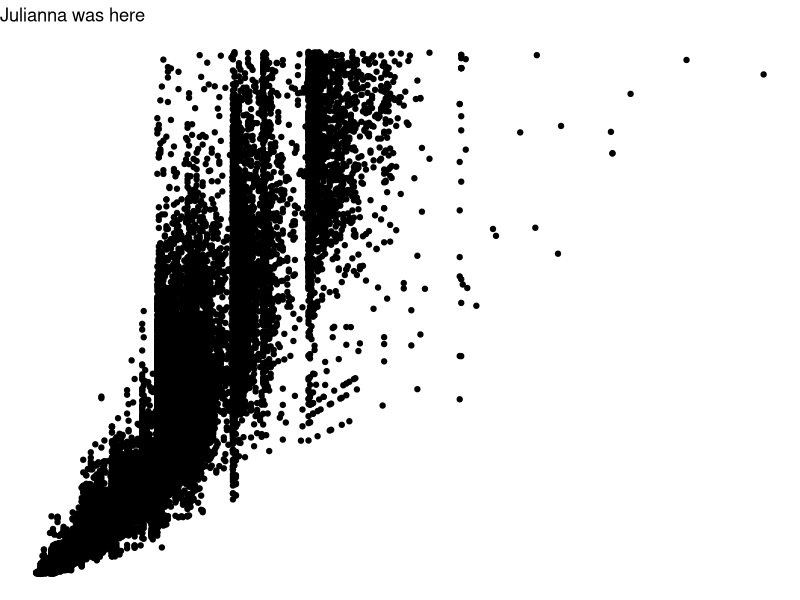
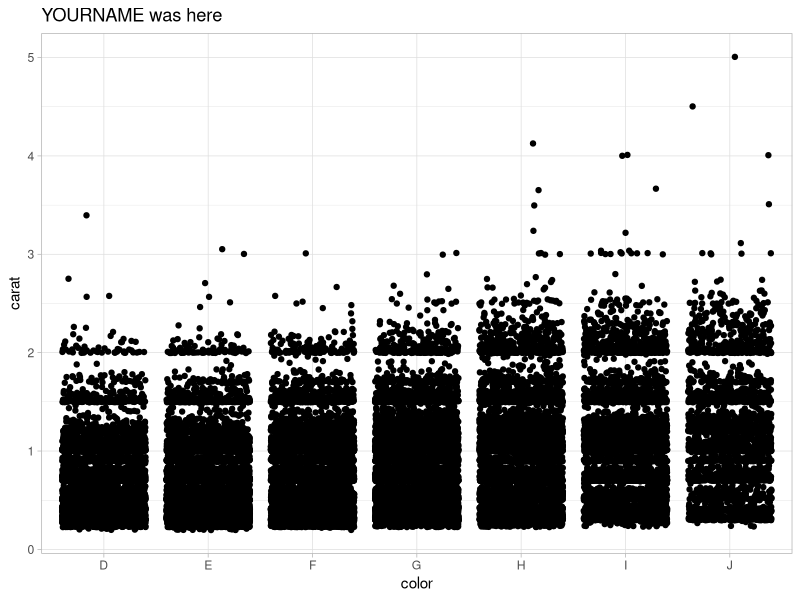
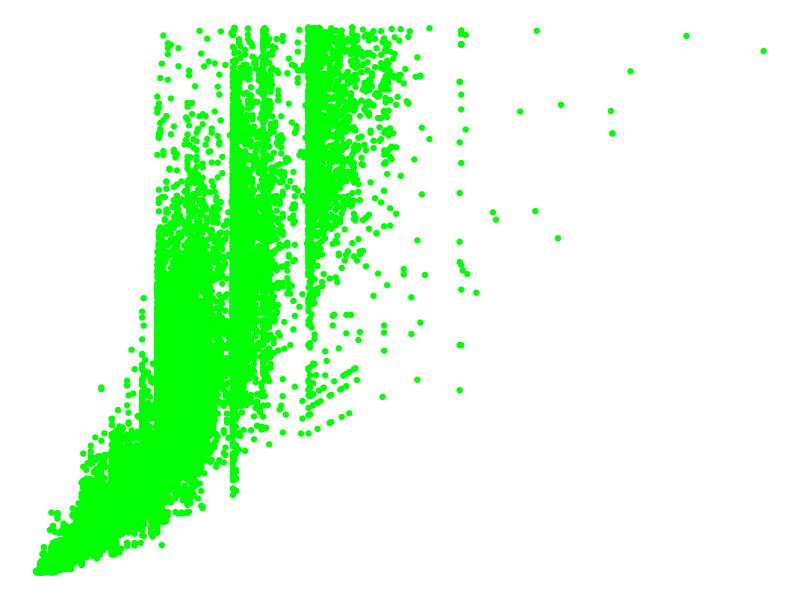

Here is the R script that generated these plots, in order:
## ---- chunk 1
knitr::opts_chunk$set(echo = TRUE)
library(tidyverse)
## ---- chunk 2
# Partner 1: 
# Run the code below to see the original graph
# Change the code below to make the point color change based on 'cut', and update the theme to theme_bw(). Update the title to include your first name. 

ggplot(data = diamonds, aes(x = carat, y = price)) +
  geom_point() +
  theme_void() +
  labs(title = "Julianna was here")
## ---- chunk 3
# Partner 2: 
# Run the code below to see the original graph
# Change the code below to make the geom a geom_jitter, and update the theme to theme_light. Update the title to include your first name. 

ggplot(data = diamonds, aes(x = color, y = carat)) +
  geom_jitter() +
  theme_light() +
  labs(title = "YOURNAME was here")
## ---- chunk 4



ggplot(data = diamonds, aes(x = carat, y = price)) +
  geom_point(color = "green") +
  theme_void()

## ---- chunk 5
